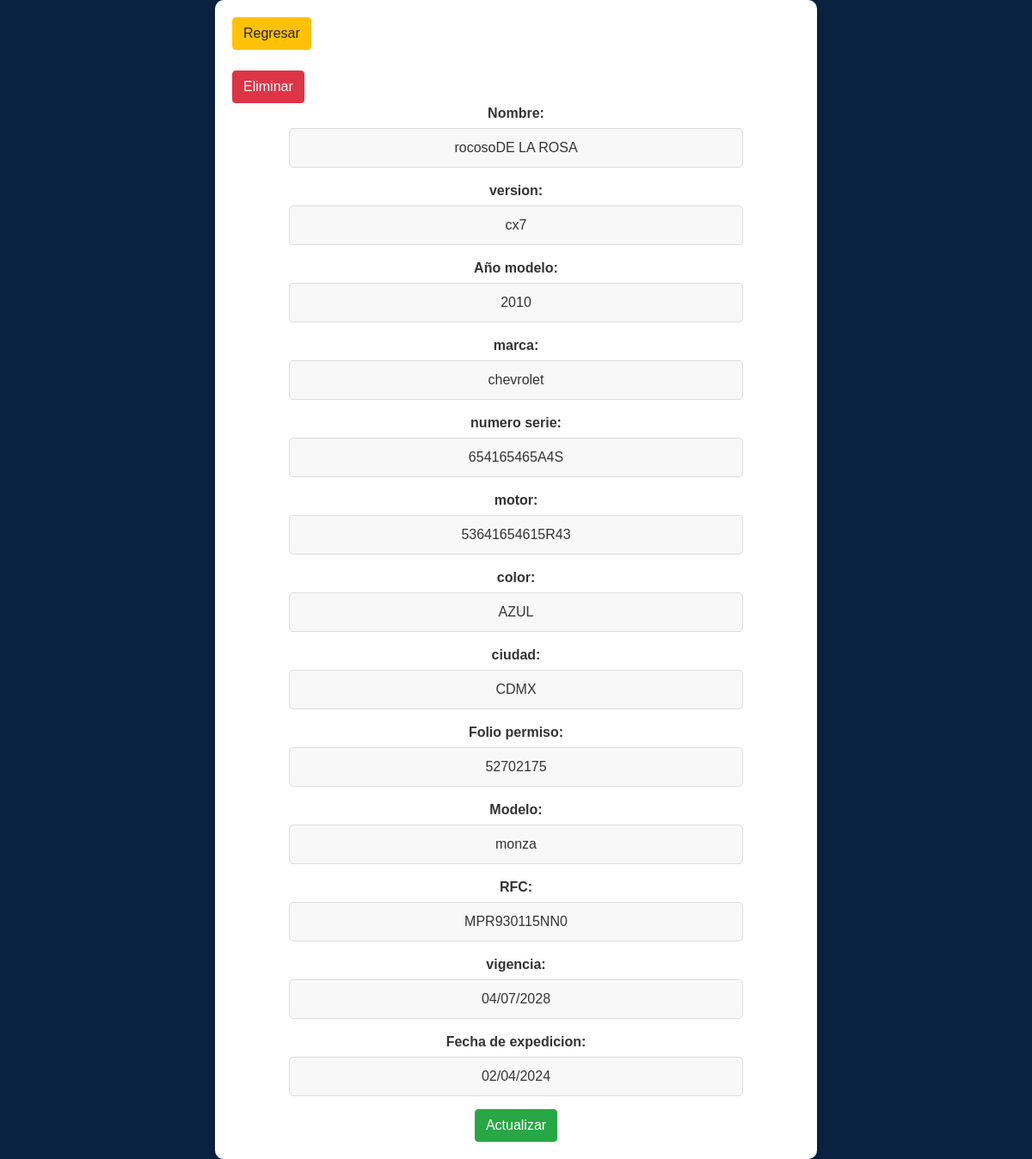
/updpermiso.php?id=8 (signed in), run on the app's committed database.
### tables this page shows
CREATE TABLE `useros` (
  `id_usuarios` int(10) NOT NULL,
  `nombre` varchar(50) NOT NULL,
  `usuario` varchar(30) NOT NULL,
  `clave` varchar(10) NOT NULL,
  `fecha_registro` date DEFAULT NULL,
  `levely` varchar(50) NOT NULL,
  `Num_folios` varchar(20) DEFAULT NULL
);

CREATE TABLE `creapermiso` (
  `id` int(10) NOT NULL,
  `propietario` varchar(50) NOT NULL,
  `usuario` varchar(30) NOT NULL,
  `version` varchar(50) DEFAULT NULL,
  `anomodelo` varchar(50) DEFAULT NULL,
  `marca` varchar(30) DEFAULT NULL,
  `numserie` varchar(30) DEFAULT NULL,
  `modelo` varchar(30) DEFAULT NULL,
  `motor` varchar(30) DEFAULT NULL,
  `color` varchar(20) DEFAULT NULL,
  `ciudad` varchar(30) DEFAULT NULL,
  `vigencia` varchar(12) DEFAULT NULL,
  `Foliopermi` varchar(50) DEFAULT NULL,
  `rfc` varchar(17) NOT NULL,
  `fecha_expedicion` varchar(15) DEFAULT NULL
);

### updpermiso.php (the view, shortened to what this page needs)
<?php
include("configuracion.php");
$sqlfolio = "SELECT * FROM useros where usuario='".$_SESSION['usuario']."' limit 1";
$resultfolio = $link->query($sqlfolio);
$validar = !empty($_POST['validar']) ? $_POST['validar'] : (!empty($_GET['validar']) ? $_GET['validar'] : NULL);
if($validar=="true")
$Foliopermi = !empty($_POST['Foliopermi']) ? $_POST['Foliopermi'] : (!empty($_GET['Foliopermi']) ? $_GET['Foliopermi'] : $_GET['Foliopermi']);
else
$id = !empty($_POST['id']) ? $_POST['id'] : (!empty($_GET['id']) ? $_GET['id'] : $_GET['id']);
?><!DOCTYPE html>
<html lang="es">
<head>
<link rel="stylesheet" href="https://cdn.jsdelivr.net/npm/bootstrap@4.4.1/dist/css/bootstrap.min.css">
</head>
<body>
    <div class="container">
        <?php
        while ($row = $resultfolio->fetch_assoc()) {
            $levely = $row['levely'];
            if ($levely == 3) {
                echo "<a href='buscadorInterno.php'  class='btn btn-warning'  value='Regresar'> Regresar</a> <br><br>";
            } else {
                echo "<a href='buscadorInterno.php'  class='btn btn-warning'  value='Regresar'> Regresar</a> <br><br>";
            }
        }
        if($validar=="true")
        $sql = "SELECT * FROM creapermiso  WHERE Foliopermi = '$Foliopermi'";
        else
        $sql = "SELECT * FROM creapermiso  WHERE id = '$id'";
        $resultado = $link->query($sql);
        if ($resultado->num_rows > 0) {
            while ($fila = $resultado->fetch_assoc()) {
                echo "<form method='post' action='".$_SERVER["PHP_SELF"]."'>";
                echo "<input type='submit' class='btn btn-danger' name='eliminar' value='Eliminar'>";
                echo "</form>";
                echo "<center><div>";
                echo "<form method='post' action='".$_SERVER["PHP_SELF"]."' enctype='multipart/form-data'>";
                echo "<span class='labelest'>Nombre:</span>";
                echo "<input type='text' name='propietario' class='estiloinputs' value='" . $fila['propietario'] . "' required><br>";
                echo "<span class='labelest'>version:</span>";
                echo "<input type='text' name='version' class='estiloinputs' value='" . $fila['version'] . "' required><br>";
                echo "<span class='labelest'>Año modelo:</span>";
                echo "<input type='text' name='anomodelo' class='estiloinputs' value='" . $fila['anomodelo'] . "' required><br>";
                echo "<span class='labelest'>marca:</span>";
                echo "<input type='text' name='marca' class='estiloinputs' value='" . $fila['marca'] . "' required><br>";
                echo "<span class='labelest'>numero serie:</span>";
                echo "<input type='text' name='numserie' class='estiloinputs' value='" . $fila['numserie'] . "' required><br>";
                echo "<span class='labelest'>motor:</span>";
                echo "<input type='text' name='motor' class='estiloinputs' value='" . $fila['motor'] . "' required><br>";
                echo "<span class='labelest'>color:</span>";
                echo "<input type='text' name='color' class='estiloinputs' value='" . $fila['color'] . "' ><br>";
                echo "<span class='labelest'>ciudad:</span>";
                echo "<input type='text' name='ciudad' class='estiloinputs' value='" . $fila['ciudad'] . "' ><br>";
                echo "<span class='labelest'>Folio permiso:</span>";
                echo "<input type='text' name='Foliopermi' class='estiloinputs' value='" . $fila['Foliopermi'] . "' ><br>";
                echo "<span class='labelest'>Modelo:</span>";
                echo "<input type='text' name='modelo' class='estiloinputs' value='" . $fila['modelo'] . "' ><br>";
                echo "<span class='labelest'>RFC:</span>";
                echo "<input type='text' name='rfc' class='estiloinputs' value='" . $fila['rfc'] . "' ><br>";
                echo "<span class='labelest'>vigencia:</span>";
                echo "<input type='text' name='vigencia' class='estiloinputs' value='" . $fila['vigencia'] . "' required><br>";
                echo "<span class='labelest'>Fecha de expedicion:</span>";
                echo "<input type='text' name='fecha_expedicion' class='estiloinputs' value='" . $fila['fecha_expedicion'] . "' required><br>";
                echo "<input type='submit' class='btn btn-success' name='actualizar' value='Actualizar'>";
                echo "</form>";
                echo "</div>";
            }
        } else {
            echo "No se encontraron Visas Registradas.";
        }
        ?>
    </div>
</body>
</html>

### updpermiso.php (style rules this page uses)
body { background-color: #0A2240; font-family: Arial, sans-serif; margin: 0; padding: 0; display: flex; justify-content: center; align-items: center; height: 100%; }
.container { background-color: #fff; border-radius: 10px; padding: 20px; box-shadow: 0px 0px 10px 0px rgba(0,0,0,0.1); max-width: 700px; width: 100%; }
.labelest { font-size: 16px; font-weight: bold; color: #333; margin-bottom: 5px; display: block; }
.estiloinputs { background-color: #f8f8f8; border: 1px solid #ddd; border-radius: 5px; padding: 10px; font-size: 16px; color: #333; width:80%; margin-bottom: 15px; text-align: center; }

### data on the page
useros: levely "Regresar"
creapermiso: propietario "rocosoDE LA ROSA", version "cx7", anomodelo "2010", marca "chevrolet", numserie "654165465A4S", motor "53641654615R43", color "AZUL", ciudad "CDMX", Foliopermi "52702175", modelo "monza", rfc "MPR930115NN0", vigencia "04/07/2028", fecha_expedicion "02/04/2024"
